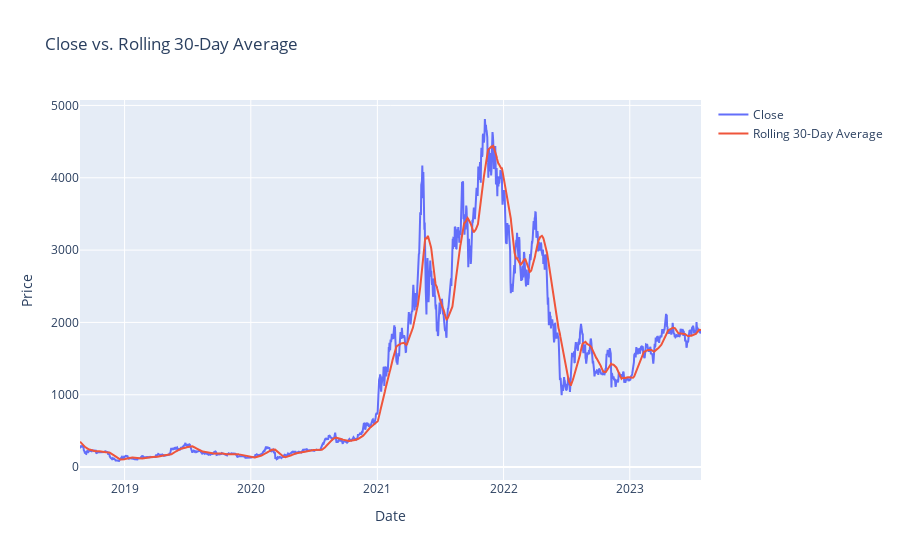
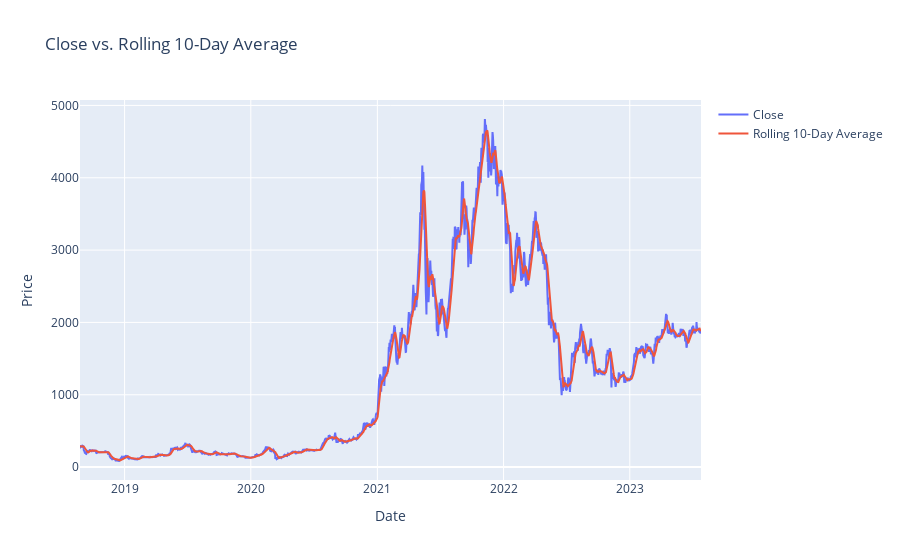

Notebook source saved alongside these figures, in order:
### Markdown cell above
Make predictions using the test data and calculate the accuracy of the model. Let's proceed with this.

The Random Forest model has an accuracy score of 1.0, which indicates that it performed perfectly on the test data. It correctly predicted all instances of both '0' (price trending downward) and '1' (price trending upward). This might be a bit suspicious and could indicate overfitting, as it's quite rare for a model to achieve 100% accuracy on unseen data.

### Code cell
import plotly.graph_objects as go

# Create a line plot for 'Close' and '30-Day_RollingAvg'
fig1 = go.Figure()
fig1.add_trace(go.Scatter(x=eth_all.index, y=eth_all['Close'], mode='lines', name='Close'))
fig1.add_trace(go.Scatter(x=eth_all.index, y=eth_all['RollingAvg_30'], mode='lines', name='Rolling 30-Day Average'))
fig1.update_layout(title='Close vs. Rolling 30-Day Average', xaxis_title='Date', yaxis_title='Price')
fig1.show()

# Create a line plot for 'Close' and '10-Day_RollingAvg'
fig2 = go.Figure()
fig2.add_trace(go.Scatter(x=eth_all.index, y=eth_all['Close'], mode='lines', name='Close'))
fig2.add_trace(go.Scatter(x=eth_all.index, y=eth_all['RollingAvg_10'], mode='lines', name='Rolling 10-Day Average'))
fig2.update_layout(title='Close vs. Rolling 10-Day Average', xaxis_title='Date', yaxis_title='Price')
fig2.show()

### Figure 1 — Plotly figure (JSON) as saved in the notebook; plotly's stock layout.template omitted (floating-point values rounded to 4 significant figures; data arrays with more than 128 entries replaced by an {"elided": "..."} marker saying what was removed)
{"data": [{"mode": "lines", "name": "Close", "type": "scatter", "x": {"elided": "1797 str values"}, "y": {"elided": "1797 float values"}}, {"mode": "lines", "name": "Rolling 30-Day Average", "type": "scatter", "x": {"elided": "1797 str values"}, "y": {"elided": "1797 float values"}}], "layout": {"title": {"text": "Close vs. Rolling 30-Day Average"}, "xaxis": {"title": {"text": "Date"}}, "yaxis": {"title": {"text": "Price"}}}}

### Figure 2 — Plotly figure (JSON) as saved in the notebook; plotly's stock layout.template omitted (floating-point values rounded to 4 significant figures; data arrays with more than 128 entries replaced by an {"elided": "..."} marker saying what was removed)
{"data": [{"mode": "lines", "name": "Close", "type": "scatter", "x": {"elided": "1797 str values"}, "y": {"elided": "1797 float values"}}, {"mode": "lines", "name": "Rolling 10-Day Average", "type": "scatter", "x": {"elided": "1797 str values"}, "y": {"elided": "1797 float values"}}], "layout": {"title": {"text": "Close vs. Rolling 10-Day Average"}, "xaxis": {"title": {"text": "Date"}}, "yaxis": {"title": {"text": "Price"}}}}
